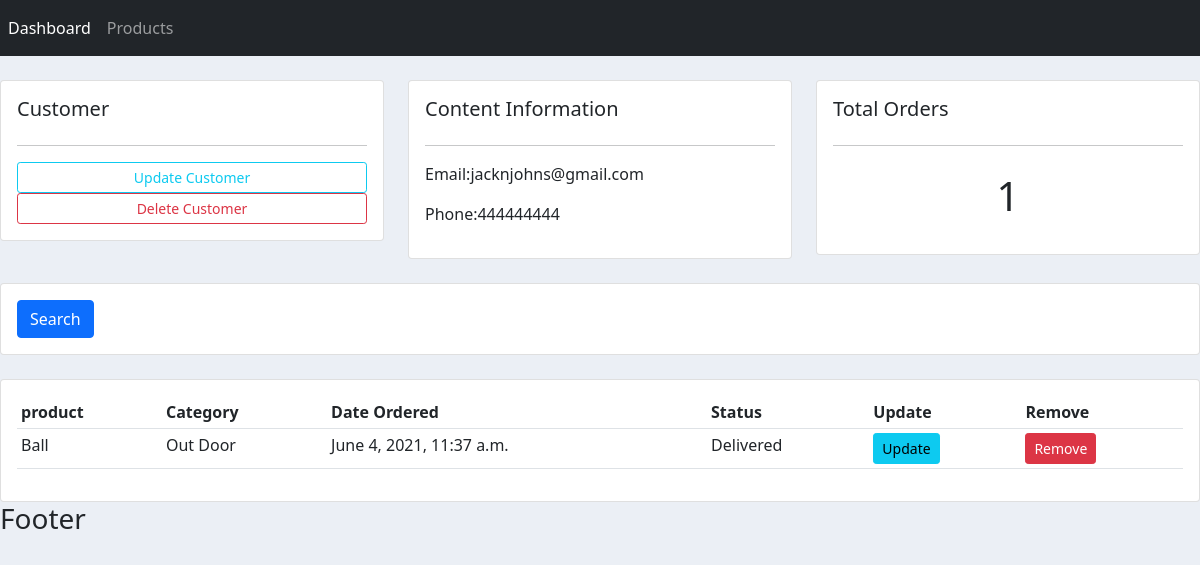
Screenshot of /customer/3 with the database file from the repository.
### accounts/models.py (models this page shows, shortened)
class Customer(models.Model):
	name = models.CharField(max_length=200, null=True)
	phone = models.CharField(max_length=200, null=True)
	email = models.CharField(max_length=200, null=True)
	date_created = models.DateTimeField(auto_now_add=True, null=True)

class Order(models.Model):
	STATUS = (
			('Pending', 'Pending'),
			('Out for delivery', 'Out for delivery'),
			('Delivered', 'Delivered'),
		)
	customer = models.ForeignKey(Customer, null=True, on_delete = models.SET_NULL)
	product = models.ForeignKey(Product, null=True, on_delete = models.SET_NULL)
	date_created = models.DateTimeField(auto_now_add=True, null=True)
	status = models.CharField(max_length=200, null=True, choices = STATUS)

class Product(models.Model):
	CATEGORY = (
		('Indoor', 'Indoor'),
		('Out Door', 'Out Door'),
		)
	name = models.CharField(max_length=200, null=True)
	price = models.FloatField(null=True)
	category = models.CharField(max_length=200, null=True, choices=CATEGORY)
	descripton = models.CharField(max_length=200, null=True, blank=True)
	date_created = models.DateTimeField(auto_now_add=True, null=True)
	tags = models.ManyToManyField(Tag)
	def __str__(self):
		return self.name

### accounts/views.py (the view)
# urls.py: path('customer/<str:pk>', views.customer,name='customer'),
def customer(request, pk):
	customer =Customer.objects.get(id=pk)
	orders = customer.order_set.all()
	order_count = orders.count()
	context = {'customer':customer, 'orders':orders,
	'order_count':order_count}
	return render(request, 'accounts/customer.html', context)

### accounts/templates/accounts/customer.html
{% extends 'accounts/main.html' %}
{% block content %}
<br>
<div class="row">
	<div class="col-md">
		<div class="card card-body">
			<h5>Customer</h5>
			<hr>
			<a class="btn btn-outline-info btn-sm btn-block" href="">Update Customer</a>
			<a class="btn btn-outline-danger btn-sm btn-block" href="">Delete Customer</a>
		</div>
	</div>
	<div class="col-md">
		<div class="card card-body">
			<h5>Content Information</h5>
			<hr>
			<p>Email:{{customer.email}}</p>
			<p>Phone:{{customer.phone}}</p>
		</div>
	</div>
	<div class="col-md">
		<div class="card card-body">
			<h5>Total Orders</h5>
			<hr>
			<h1 style="text-align: center; padding: 10px">{{order_count}}</h1>
		</div>
	</div>
</div>
<br>
<div class="row">
	<div class="col">
		<div class="card card-body">
			<form method="get">
				<button class="btn btn-primary" type="submit">Search</button>
			</form>
		</div>
	</div>
</div>
<br>
<div class="row">
	<div class="col-md">
		<div class="card card-body">
			<table class="table table-sm">
				<tr>
					<th>product</th>
					<th>Category</th>
					<th>Date Ordered</th>
					<th>Status</th>
					<th>Update</th>
					<th>Remove</th>
				</tr>
				{% for order in orders %}
				<tr>
					<td>{{order.product}}</td>
					<td>{{order.product.category}}</td>
					<td>{{order.date_created}}</td>
					<td>{{order.status}}</td>
					<td><a class="btn btn-sm btn-info" href="">Update</a></td>
					<td><a class="btn btn-sm btn-danger" href="">Remove</a></td>
				</tr>
				{% endfor %}
			</table>
		</div>
	</div>
</div>
{% endblock %}

### static/css/main.css (style rules this page uses)
body { background-color: #ebeff5; }

### rows the page displays
Customer: email "jacknjohns@gmail.com", phone "444444444"
Order: product "Ball", product.category "Out Door", date_created "June 4, 2021, 11:37 a.m.", status "Delivered"

### other values shown
{{ order_count }} "1"
